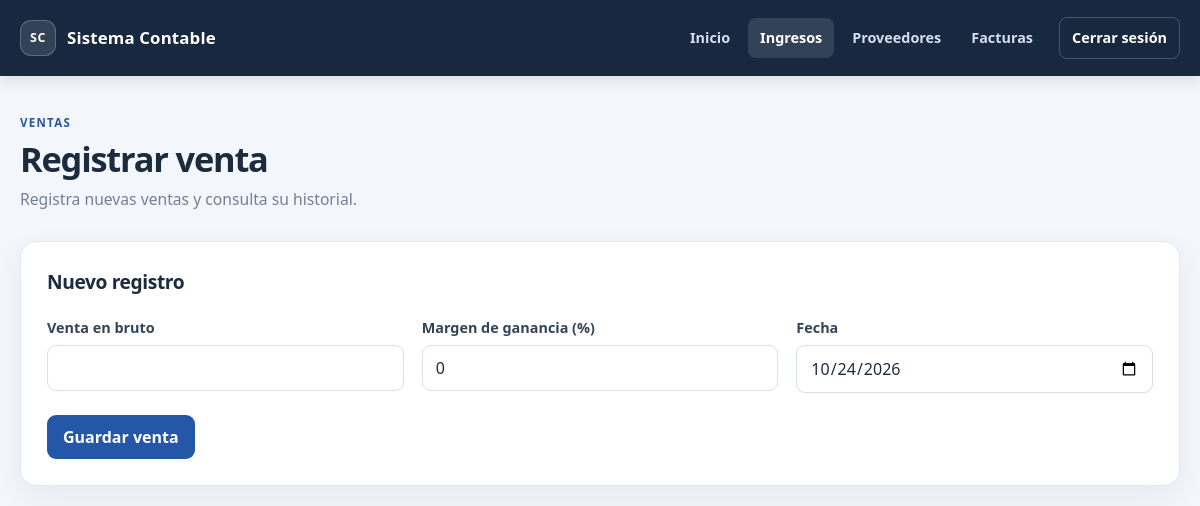
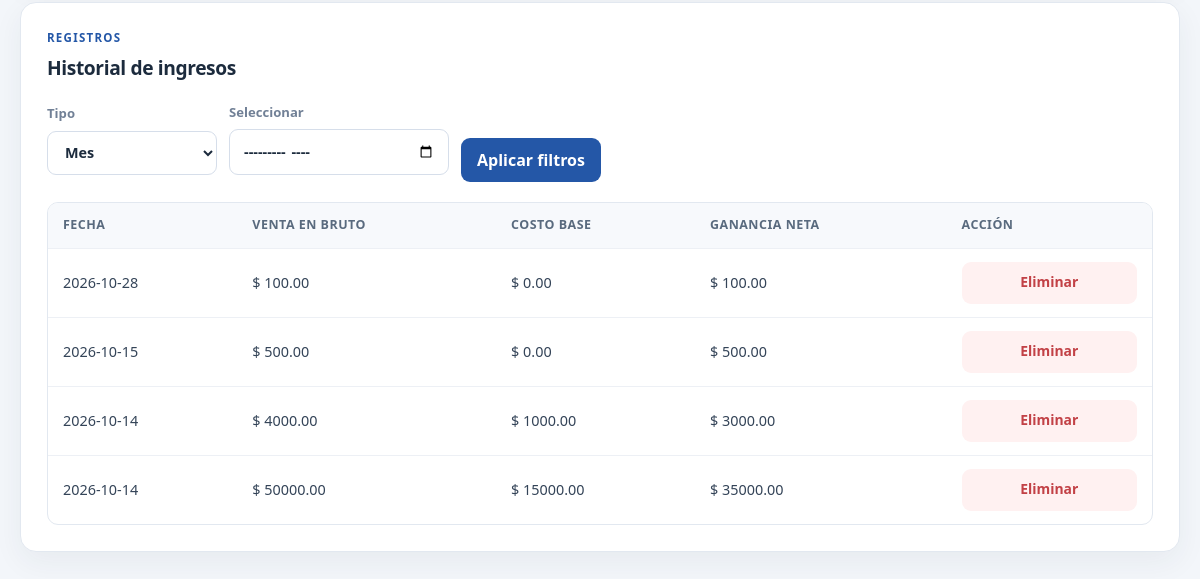
Page /ingresos/nuevo (signed in) on the earlier database version (2 pictures, top to bottom).
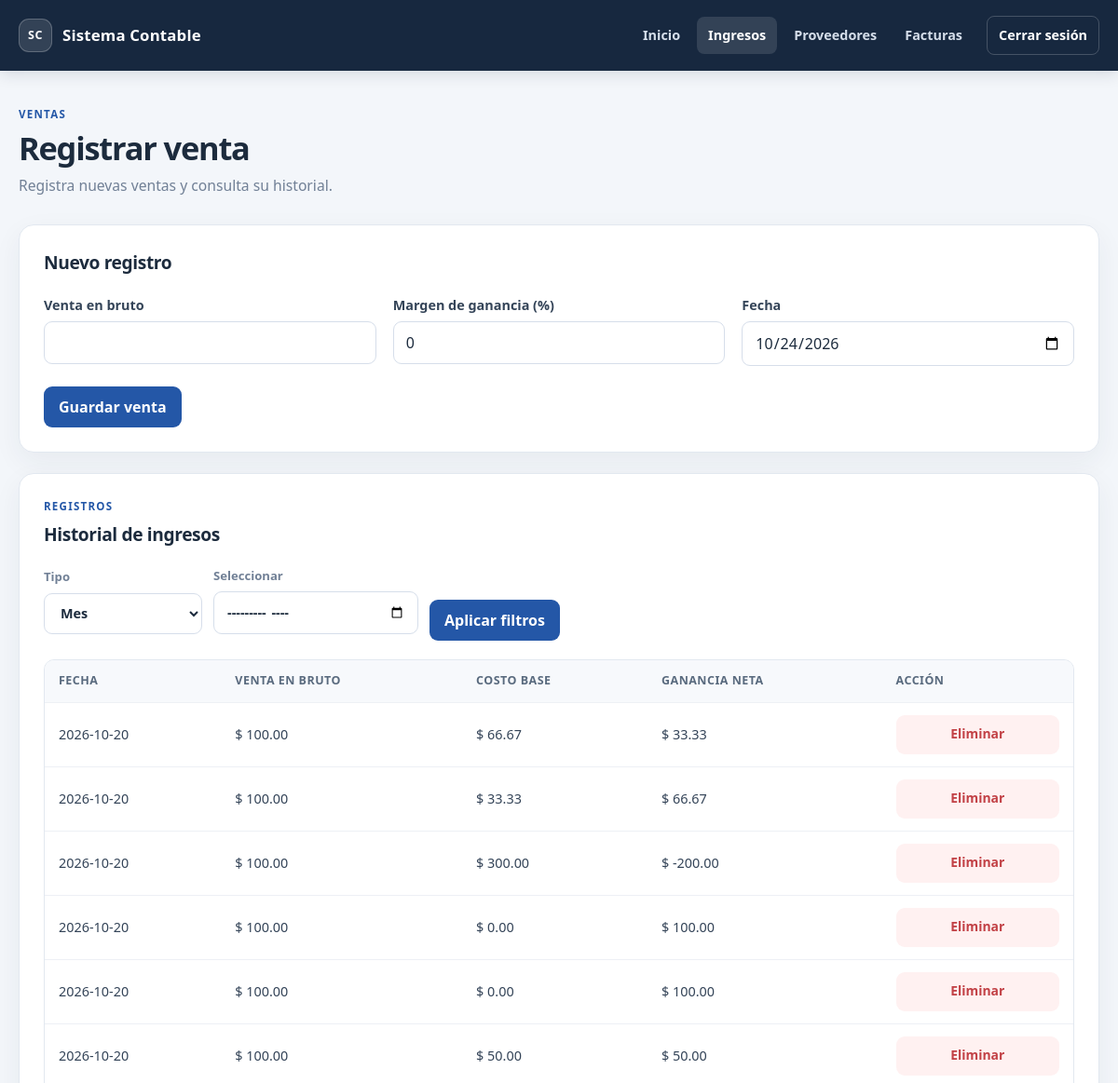
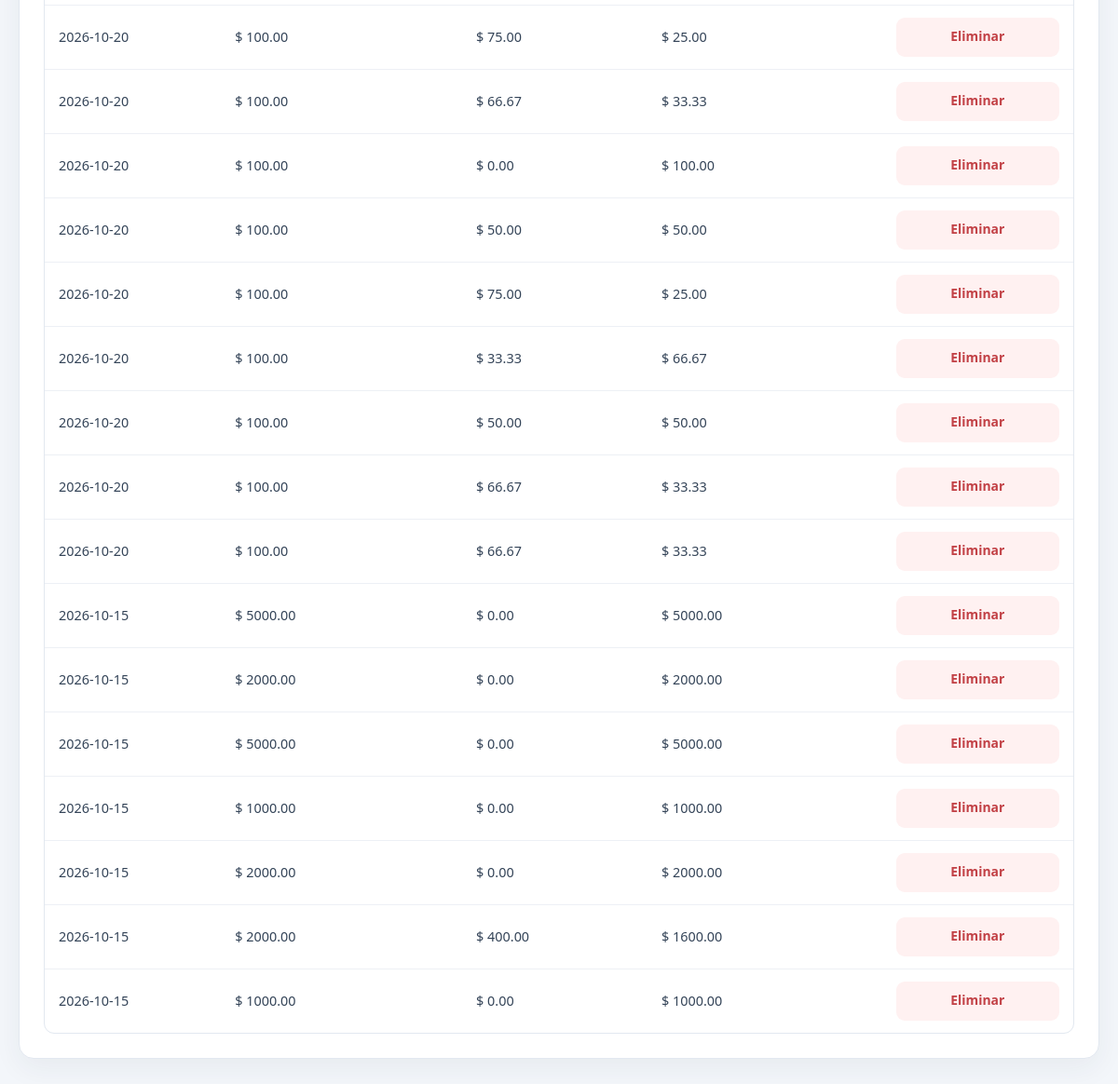
Same page on the later database version (2 pictures, top to bottom).
### tables this page shows
CREATE TABLE incomes (
            id INTEGER PRIMARY KEY AUTOINCREMENT,
            user_id INTEGER NOT NULL,
            amount_bruto REAL NOT NULL,
            tax_rate REAL NOT NULL DEFAULT 0.0,
            tax_amount REAL NOT NULL DEFAULT 0.0,
            amount_neto REAL NOT NULL,
            income_date TEXT NOT NULL,
            created_at TEXT NOT NULL DEFAULT CURRENT_TIMESTAMP,
            FOREIGN KEY (user_id) REFERENCES users(id)
        );

### app.py (the view, shortened to what this page needs)
@app.route("/ingresos/nuevo", methods=["GET", "POST"])
@login_required
def add_income():
    filter_type = request.args.get("filter_type")
    filter_value = request.args.get("filter_value")
    selected_day = request.args.get("day")
    selected_month = request.args.get("month")
    if filter_type == "day":
        selected_day = filter_value or selected_day
        selected_month = None
    elif filter_type == "month":
        selected_month = filter_value or selected_month
        selected_day = None
    if selected_day:
        filter_type = "day"
    elif selected_month:
        filter_type = "month"
    else:
        filter_type = "month"
    def render_income_page():
        conn = get_db_connection()
        query, params = get_income_filters(session["user_id"], selected_day, selected_month)
        incomes = conn.execute(query, params).fetchall()
        conn.close()
        return render_template(
            "add_income.html",
            incomes=incomes,
            filter_type=filter_type,
            selected_day=selected_day,
            selected_month=selected_month,
            today=datetime.now().strftime("%Y-%m-%d"),
        )
    return render_income_page()

### app.py (called while the page is built)
def get_db_connection():
    conn = sqlite3.connect(DB_PATH, timeout=30)
    conn.row_factory = sqlite3.Row
    conn.execute("PRAGMA busy_timeout = 30000")
    return conn

def login_required(view_func):
    @wraps(view_func)
    def wrapper(*args, **kwargs):
        if "user_id" not in session:
            flash("Debes iniciar sesión para continuar.", "error")
            return redirect(url_for("login"))
        return view_func(*args, **kwargs)
    return wrapper

def get_income_filters(user_id, selected_day=None, selected_month=None):
    query = "SELECT * FROM incomes WHERE user_id = ?"
    params = [user_id]
    if selected_day:
        query += " AND income_date = ?"
        params.append(selected_day)
    elif selected_month:
        query += " AND substr(income_date, 1, 7) = ?"
        params.append(selected_month)
    query += " ORDER BY income_date DESC, id DESC"
    return query, params

### templates/add_income.html (shortened to what this page needs)
{% extends 'base.html' %}
{% block content %}
  <header class="page-heading">
    <div>
      <p class="eyebrow">Ventas</p>
      <h1>Registrar venta</h1>
      <p class="page-description">Registra nuevas ventas y consulta su historial.</p>
    </div>
  </header>
  <section class="panel">
    <h2>Nuevo registro</h2>
    <form method="post" class="income-form">
      <div class="form-grid">
        <div>
          <label for="amount_bruto">Venta en bruto</label>
          <input type="number" id="amount_bruto" name="amount_bruto" step="0.01" min="0.01" required />
        </div>
        <div>
          <label for="tax_rate">Margen de ganancia (%)</label>
          <input type="number" id="tax_rate" name="tax_rate" step="0.01" min="0" value="0" />
        </div>
        <div>
          <label for="income_date">Fecha</label>
          <input type="date" id="income_date" name="income_date" value="{{ today }}" />
        </div>
      </div>
      <button type="submit">Guardar venta</button>
    </form>
  </section>
  <section class="panel section-block">
    <div class="section-heading">
      <div>
        <p class="eyebrow">Registros</p>
        <h2>Historial de ingresos</h2>
      </div>
    </div>
    <form method="get" class="filters income-filters">
      <label class="field-filter">
        <span>Tipo</span>
        <select name="filter_type" id="filter_type">
          <option value="month" {% if filter_type == 'month' %}selected{% endif %}>Mes</option>
        </select>
      </label>
      <label class="field-filter field-filter-value">
        <span>Seleccionar</span>
        <input
          type="{{ 'month' if filter_type == 'month' else 'date' }}"
          id="filter_value"
          name="filter_value"
          value="{{ selected_month if selected_month else (selected_day if selected_day else '') }}"
        />
      </label>
      <div class="filter-actions">
        <button type="submit">Aplicar filtros</button>
      </div>
    </form>
    <div class="table-wrap">
      <table>
        <thead>
          <tr>
            <th>Fecha</th>
            <th>Venta en bruto</th>
            <th>Costo base</th>
            <th>Ganancia neta</th>
            <th>Acción</th>
          </tr>
        </thead>
        <tbody>
          {% if incomes %}
            {% for income in incomes %}
              <tr>
                <td>{{ income['income_date'] }}</td>
                <td>$ {{ '%.2f' % income['amount_bruto'] }}</td>
                <td>$ {{ '%.2f' % income['tax_amount'] }}</td>
                <td>$ {{ '%.2f' % income['amount_neto'] }}</td>
                <td>
                  <form method="post" action="{{ url_for('delete_income', income_id=income['id'], filter_type=filter_type, filter_value=selected_month if filter_type == 'month' else selected_day) }}"
                    data-confirm-title="Eliminar ingreso"
                    data-confirm-message="Se eliminará este ingreso del historial. Esta acción no se puede deshacer."
                    data-confirm-action="Eliminar ingreso">
                    <button type="submit" class="btn-delete">Eliminar</button>
                  </form>
                </td>
              </tr>
            {% endfor %}
          {% else %}
            <tr>
              <td colspan="5">No hay ingresos registrados con estos filtros.</td>
            </tr>
          {% endif %}
        </tbody>
      </table>
    </div>
  </section>
{% endblock %}

Differences in the rows shown:
removed incomes: income_date "2026-10-28", amount_bruto "100.00", tax_amount "0.00", amount_neto "100.00"
removed incomes: income_date "2026-10-15", amount_bruto "500.00", tax_amount "0.00", amount_neto "500.00"
removed incomes: income_date "2026-10-14", amount_bruto "4000.00", tax_amount "1000.00", amount_neto "3000.00"
removed incomes: income_date "2026-10-14", amount_bruto "50000.00", tax_amount "15000.00", amount_neto "35000.00"
added incomes: income_date "2026-10-20", amount_bruto "100.00", tax_amount "66.67", amount_neto "33.33"
added incomes: income_date "2026-10-20", amount_bruto "100.00", tax_amount "33.33", amount_neto "66.67"
added incomes: income_date "2026-10-20", amount_bruto "100.00", tax_amount "300.00", amount_neto "-200.00"
added incomes: income_date "2026-10-20", amount_bruto "100.00", tax_amount "0.00", amount_neto "100.00"
added incomes: income_date "2026-10-20", amount_bruto "100.00", tax_amount "0.00", amount_neto "100.00"
added incomes: income_date "2026-10-20", amount_bruto "100.00", tax_amount "50.00", amount_neto "50.00"
added incomes: income_date "2026-10-20", amount_bruto "100.00", tax_amount "75.00", amount_neto "25.00"
added incomes: income_date "2026-10-20", amount_bruto "100.00", tax_amount "66.67", amount_neto "33.33"
added incomes: income_date "2026-10-20", amount_bruto "100.00", tax_amount "0.00", amount_neto "100.00"
added incomes: income_date "2026-10-20", amount_bruto "100.00", tax_amount "50.00", amount_neto "50.00"
added incomes: income_date "2026-10-20", amount_bruto "100.00", tax_amount "75.00", amount_neto "25.00"
added incomes: income_date "2026-10-20", amount_bruto "100.00", tax_amount "33.33", amount_neto "66.67"
added incomes: income_date "2026-10-20", amount_bruto "100.00", tax_amount "50.00", amount_neto "50.00"
added incomes: income_date "2026-10-20", amount_bruto "100.00", tax_amount "66.67", amount_neto "33.33"
added incomes: income_date "2026-10-20", amount_bruto "100.00", tax_amount "66.67", amount_neto "33.33"
added incomes: income_date "2026-10-15", amount_bruto "5000.00", tax_amount "0.00", amount_neto "5000.00"
added incomes: income_date "2026-10-15", amount_bruto "2000.00", tax_amount "0.00", amount_neto "2000.00"
added incomes: income_date "2026-10-15", amount_bruto "5000.00", tax_amount "0.00", amount_neto "5000.00"
added incomes: income_date "2026-10-15", amount_bruto "1000.00", tax_amount "0.00", amount_neto "1000.00"
added incomes: income_date "2026-10-15", amount_bruto "2000.00", tax_amount "0.00", amount_neto "2000.00"
added incomes: income_date "2026-10-15", amount_bruto "2000.00", tax_amount "400.00", amount_neto "1600.00"
added incomes: income_date "2026-10-15", amount_bruto "1000.00", tax_amount "0.00", amount_neto "1000.00"
